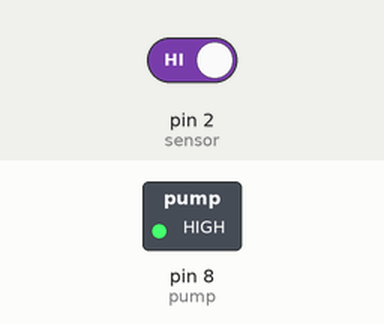
Recording of a sketch running on a simulated Arduino Uno, built with avr-gcc and run on an emulated ATmega328P. On the bench: switched loads named in the sketch (green lamp = pin HIGH). Inputs (shaded band) come from the test bench; at power-on: pin 2 (sensor) HIGH.

Above: at 1.2 s.
1.3 s: pin 2 (sensor) driven LOW
At 2.5 s:
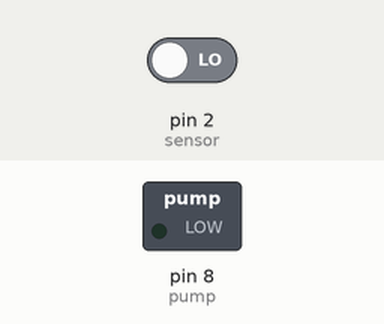
2.8 s: pin 2 (sensor) driven HIGH
At 3.6 s:
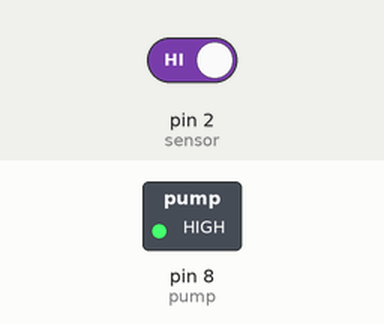
Timing chart, 0 to 5.8 s (numbered marks = the images above; inputs shaded):
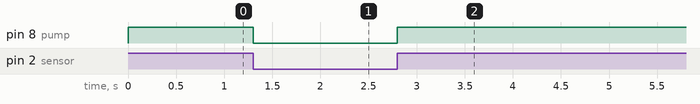

The sketch:

Washing-Place-Advanced-Hands-With-Arduino.ino
```cpp
#define sensor 2          //Sensor pada pin D2
#define pump 8

void setup() {
  pinMode(sensor, INPUT);   //Setting I/O
  pinMode(pump, OUTPUT);
  digitalWrite(pump, HIGH);
}

void loop() {
  if(digitalRead(sensor) == LOW){     //Jika sensor bernilai LOW, maka
    digitalWrite(pump, LOW);
  }
  else{                               //Jika sensor bernilai HIGH, maka
    digitalWrite(pump, HIGH);
  }
}
```

Measured:
- after the input at 1.3 s, pin 8 (pump): HIGH → LOW at once
- after the input at 2.8 s, pin 8 (pump): LOW → HIGH at once
